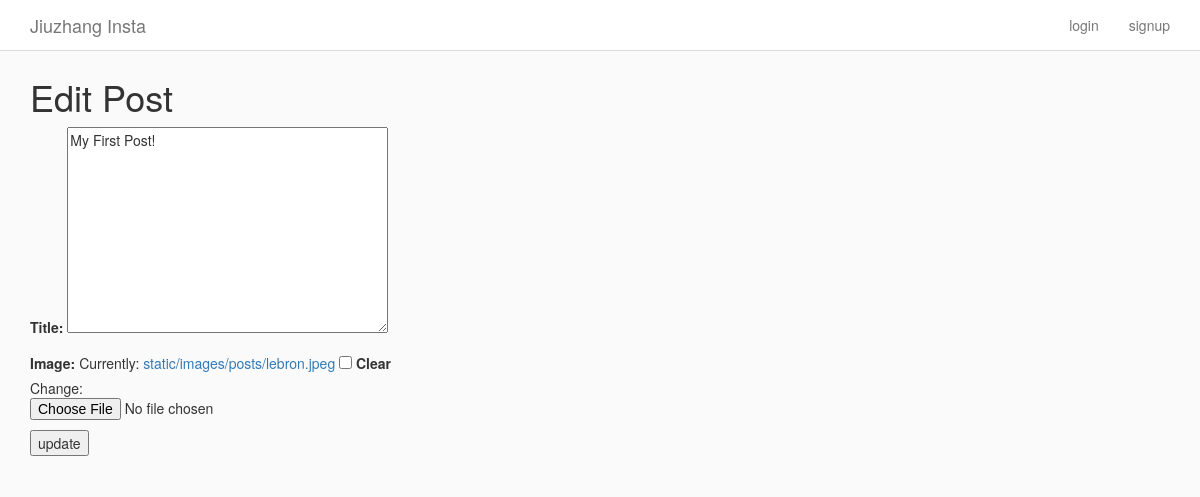
Before: /post/update/1/ with the older database file.
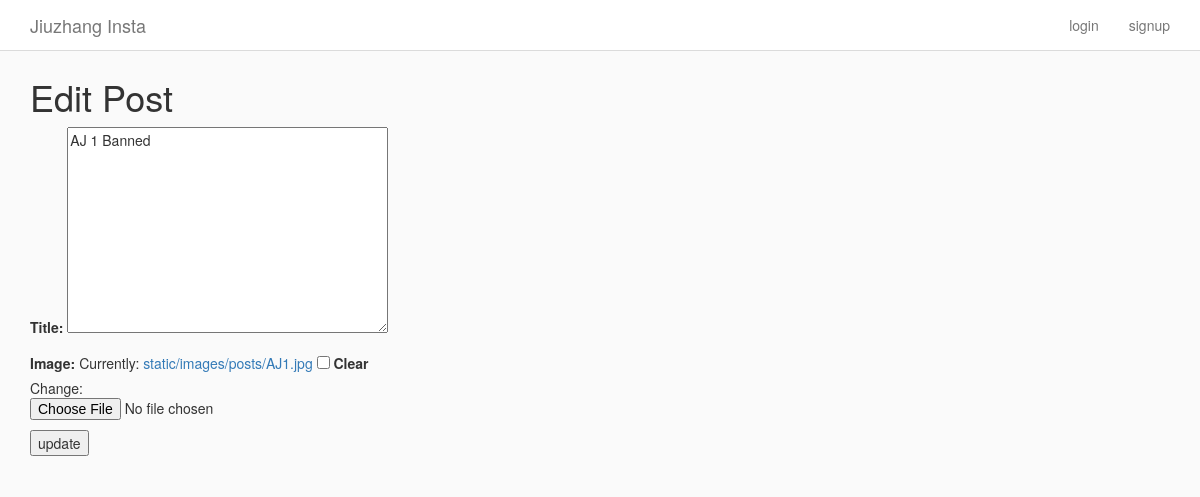
After: the same page with the newer database file.
### Insta/models.py (models this page shows, shortened)
class Post(models.Model):
    author = models.ForeignKey(
        InstaUser,
        on_delete = models.CASCADE,
        blank = True,
        null = True,
        related_name = 'my_posts',
    )
    title = models.TextField(blank = True, null = True)
    image = ProcessedImageField(
        upload_to = 'static/images/posts',
        format = 'JPEG',
        options = {'quality': 100},
        blank = True,
        null = True,
    )
    posted_on = models.DateTimeField(
        auto_now_add = True,
        editable = False,
        blank = True,
        null = True,
    )

### Insta/views.py (the view)
# urls.py: path('post/update/<int:pk>/', PostUpdateView.as_view(), name = 'update_post'),
class PostUpdateView(UpdateView):
    model = Post
    template_name = 'post_update.html'
    fields = ['title', 'image']

### templates/post_update.html (shortened to what this page needs)
{% extends 'base.html' %}
{% block content %}
    <h1> Edit Post </h1>
    <form action="" method="post" enctype="multipart/form-data">
        {{ form.as_p }}
        <button type="submit">update</button>
    </form>
{% endblock content %}

Changed rows visible on the page:
changed Post: title "My First Post!" → "AJ 1 Banned"
Other visible differences:
text no longer shown: "Title: Image: Currently: static/images/posts/lebron.jpeg Clear Change:"
text now shown: "Title: Image: Currently: static/images/posts/AJ1.jpg Clear Change:"
